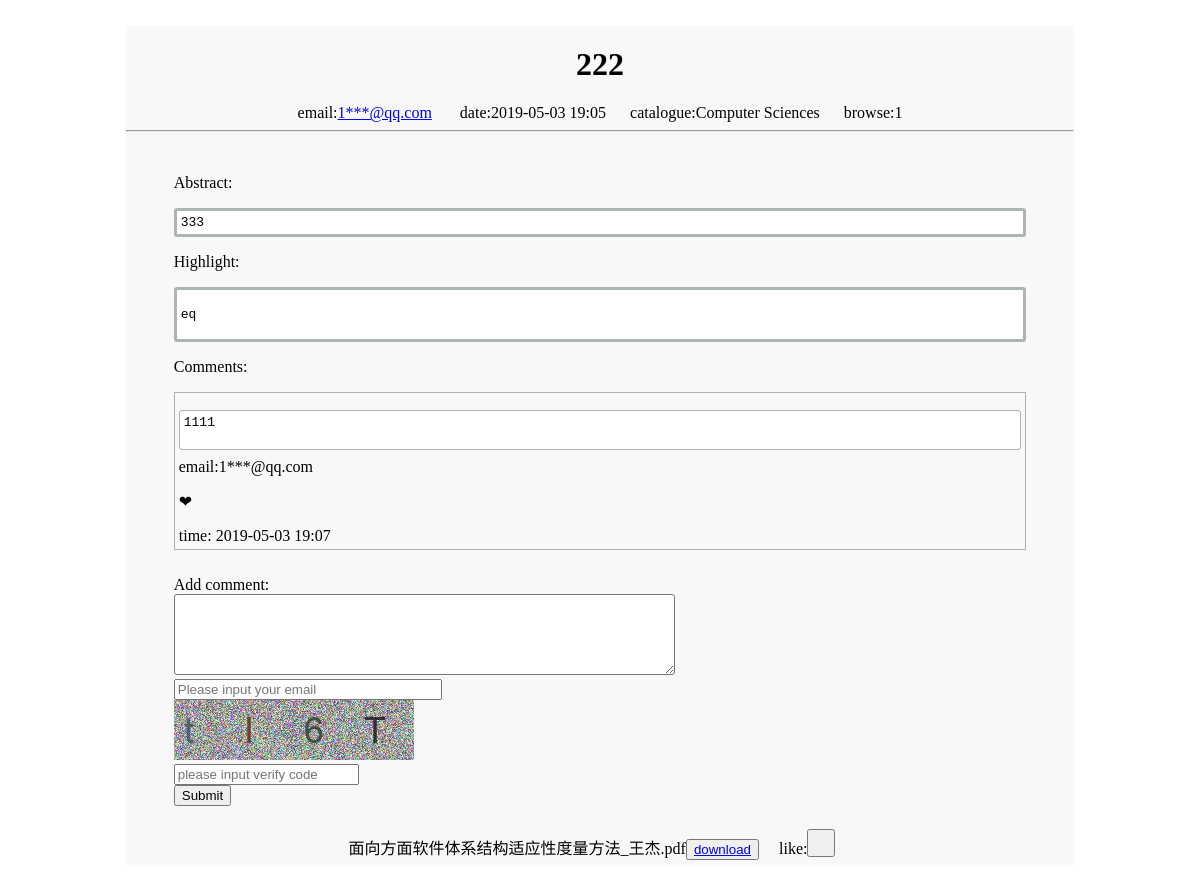
Screenshot of /30ed72d0-04bc-46fc-ba70-e84e2667701e with the database file from the repository.
### tables this page shows
CREATE TABLE Publish
(
    id text PRIMARY KEY,
    fname text,
    title text,
    abstract text,
    desc text,
    email text,
    path text,
    time text
);

CREATE TABLE Catalogue
(
    id integer PRIMARY KEY AUTOINCREMENT NOT NULL,
    catalogue text,
    desc text
, pid integer NULL, subject text NULL);

CREATE TABLE Browse
(
    id text,
    count int DEFAULT 0, ip text NULL,
    CONSTRAINT Browse_Publish_id_fk FOREIGN KEY (id) REFERENCES Publish (id)
);

CREATE TABLE Article
(
    id text,
    thumb text,
    comment text,
    email text,
    time text,
    comment_id integer PRIMARY KEY AUTOINCREMENT NOT NULL,
    CONSTRAINT Article_Publish_id_fk FOREIGN KEY (id) REFERENCES Publish (id)
);

### app.py (the view)
@app.route('/<id>')
def title(id):
    info = Serverdatabase.article(id)
    info1 = Serverdatabase.article1(id)
    info2 = Serverdatabase.get_article_catalogue_info(id)
    info3 = Serverdatabase.get_count(id)
    tool = Tool()
    return render_template('article.html', info=info, info1=info1, info2=info2, id=id, info3=info3,tool=tool)

### app.py (called while the page is built)
@app.after_request
def after_request(response):
    if request.path.startswith('/'):
        id = request.path[request.path.rfind('/', 0)+1:]
        print(id)
        ip = request.remote_addr
        print(ip)
        Serverdatabase.set_count(id, ip)
    return response

@app.before_request
def before_request():
    if request.path.startswith('/publish/'):
        verify = Verify()
        verify.show()

@app.before_request
def beforeRequest():
    ip = request.remote_addr
    Serverdatabase.record_ip(ip)

    def jiami(self, email):
        email3 = email
        count1 = len(email)
        email = email[0:email.rfind('@', 0)]
        count = len(email)
        email1 = email[0:int(count / 3)]
        email2 = email[int(count / 3):count]
        email2 = email2.replace(email2, "***")
        email4 = email3[count:count1]
        email5 = email1 + email2 + email4
        return email5

### publish.py (called while the page is built)
    @staticmethod
    def article(id):
        conn = sqlite3.connect('server.sqlite3')
        c = conn.cursor()
        sql = 'select * from Article where id = \'' + id + '\' order by time desc'
        c.execute(sql)
        data = c.fetchall()
        conn.commit()
        c.close()
        conn.close()
        return data

    @staticmethod
    def article1(id):
        conn = sqlite3.connect('server.sqlite3')
        c = conn.cursor()
        sql = 'select * from Publish where id = \'' + id + '\''
        c.execute(sql)
        data = c.fetchall()
        conn.commit()
        c.close()
        conn.close()
        return data

    @staticmethod
    def get_article_catalogue_info(id):
        conn = sqlite3.connect('server.sqlite3')
        c = conn.cursor()
        c.execute("select * from Catalogue where id in "
                  "(select catalogue_id from Article_Catalogue where article_id = '%s')" %id)
        data = c.fetchall()
        conn.commit()
        c.close()
        conn.close()
        return data

    @staticmethod
    def set_count(id, ip):
        conn = sqlite3.connect('server.sqlite3')
        c = conn.cursor()
        sql = 'select * from Browse where id = \''+id+'\' and ip = \'' + ip + '\''
        c.execute(sql)
        data = c.fetchall()
        if data == []:
            c.execute('Insert into Browse(id, count, ip) values (?,?,?)',(id, 1, ip))
            conn.commit()
            c.close()
            conn.close()
        else:
            conn.commit()
            c.close()
            conn.close()

### templates/article.html (shortened to what this page needs)
<!DOCTYPE html>
<html lang="en">
<head>
</head><script src="http://cdn.bootcss.com/jquery/2.2.4/jquery.js"></script>
<body>
<br/>
<div id="head">
{% autoescape false %}
    {% for item in info1 %}
    <li>
  <h1 id="h1">{{ item[2] }}</h1>
        <div align="center">
            <span>  email:<a href = "{{ url_for('author', email =item[5])}} ">{{ tool.jiami(item[5]) }}</a></span>&nbsp;&nbsp;&nbsp;&nbsp;&nbsp;&nbsp;
        <span>date:{{ item[7] }}</span>&nbsp;&nbsp;&nbsp;&nbsp;&nbsp;
    {% autoescape false %}
{% for i in info2 %}
        <span> catalogue:{{ i[1] }}</span>&nbsp;&nbsp;&nbsp;&nbsp;&nbsp;
{% endfor %}
{% endautoescape %}
    {% autoescape false %}
        {% for item in info3 %}
            <span> browse:{{ item[1] }}</span>
        {% endfor %}
        {% endautoescape %}
    </div>
  <hr>
  <br/><div id="content">
  <p>Abstract: </p>
  <pre>{{ item[3] }}</pre>
  <p>Highlight:</p>
  <pre>{{ item[4] }}</pre>
    </div> </li>
    {% endfor %}
{% endautoescape %}
<div id = "content">
   <p>Comments:</p>
{% autoescape false %}
{% for item in info %}
  <div class="comment"><pre class="comment"><li>{{ item[2] }}</li><br/></pre>
      email:{{ tool.jiami(item[3]) }}
      <br/>
      <p class="like1">&#10084;</p>
      time: {{ item[4] }}
  </div>
  {% endfor %}
{% endautoescape %}
  </div><br/>
<div id = "content"><form action="{{ url_for("comment",id = id) }}" method="post" onsubmit="return YanZhen()">
    Add comment:<br/> <textarea rows="5" cols="60" name = "comment" required = required ></textarea><br/>
    <input type = "text" required = required name = "email" id = "email" placeholder="Please input your email" ></br>
        <img id="imgimg" src="" alt = "verify_code" >
    <br/>
        <input type = "text" required = required class="form-control" id = "vcode" name = "vcode" placeholder="please input verify code">
   <br>
    <input type="submit" value="Submit">
</form></div>
  <br>
<div>
{% autoescape false %}
    {% for item in info1 %}
    <li>
        <div align="center">{{ item[1] }}<button id="download"><a href="/download/{{ item[1] }}">download</a></button>&nbsp;&nbsp;&nbsp;&nbsp;
            like:<button id="like" style = "backgroundColor:#f8f8f8; width: 28px; height: 28px">
    </button>&nbsp;&nbsp;&nbsp;&nbsp;
    </li>
        {% endfor %}
{% endautoescape %}
  </div>
</div>
</body>
</html>

### templates/article.html (style rules this page uses)
#head { align-content: center; background-color:#f8f8f8; clear: both; margin-left: 10%; margin-right: 10%; padding-bottom: 5px; }
#h1 { align-content: center; text-align: center; margin-top: 10px; padding-top: 10px; }
#content { margin-left: 5%; margin-right: 5%; margin-bottom: 5px; }
#head #content pre { padding: 4px; background-color: #FFFFFF; border-style:solid; border-radius: 3px; border-color: #ADB5B4; }
textarea { border-radius: 3px; }
.comment { border-style: solid; padding: 4px; border-color: #B4AEAE; margin-bottom: 8px; border-width: thin; }
li { list-style: none; }
#email { width: 260px; }

### rows the page displays
Publish: title "222", jiami "1***@qq.com", time "2019-05-03 19:05", abstract "333", desc "eq", fname "面向方面软件体系结构适应性度量方法_王杰.pdf"
Catalogue: catalogue "Computer Sciences"
Browse: count "1"
Article: comment "1111", jiami "1***@qq.com", time "2019-05-03 19:07"
